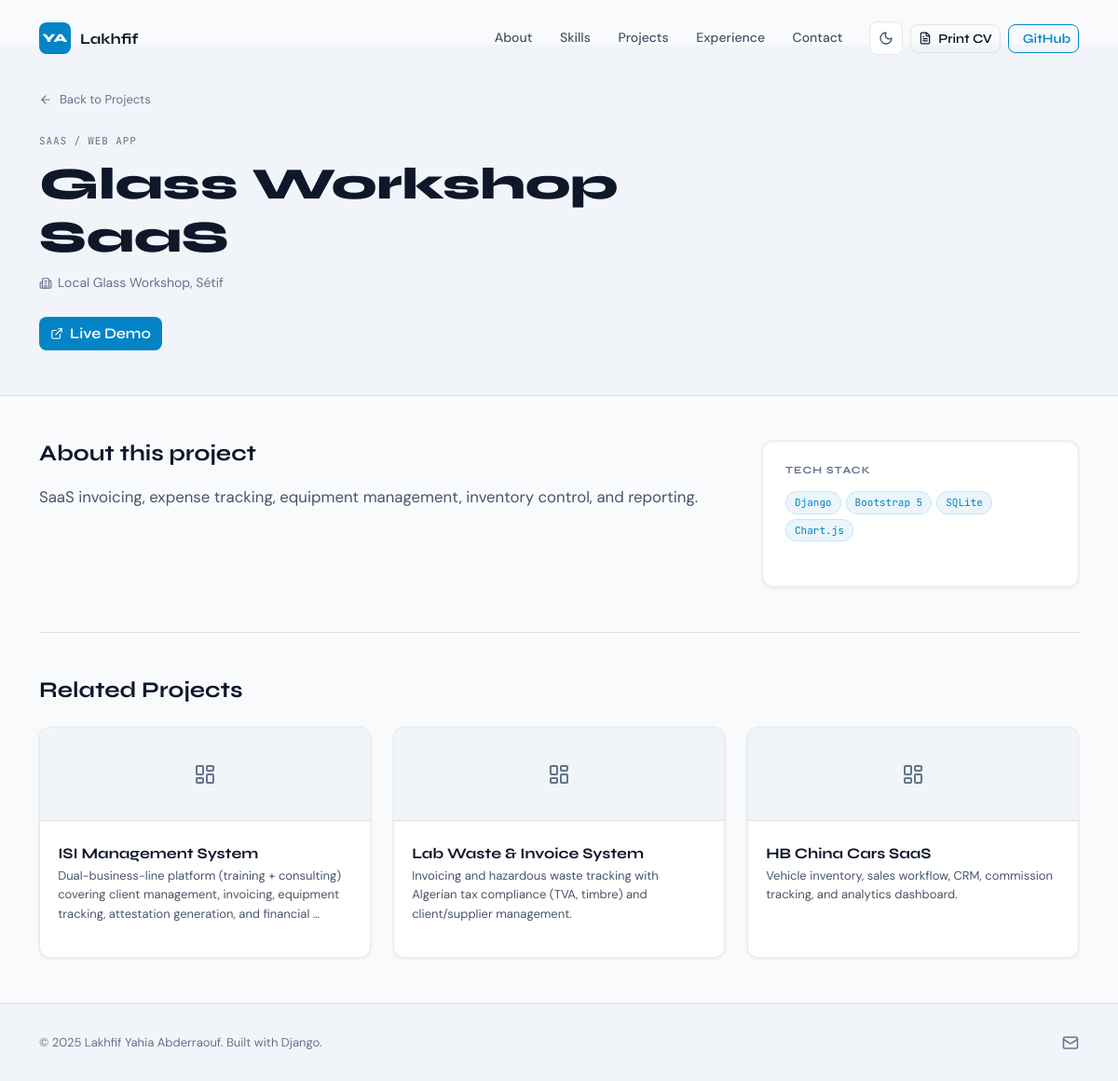
Page /project/glass-workshop-saas/ on the committed database.
### pages/models.py (models this page shows, shortened)
class Project(models.Model):
    CATEGORY_CHOICES = [
        ('saas',      'SaaS / Web App'),
        ('ai',        'AI / ML'),
        ('mobile',    'Mobile'),
        ('desktop',   'Desktop'),
        ('elearning', 'E-Learning'),
        ('other',     'Other'),
    ]
    title       = models.CharField(max_length=200)
    slug        = models.SlugField(unique=True)
    category    = models.CharField(max_length=20, choices=CATEGORY_CHOICES, default='saas')
    client      = models.CharField(max_length=200, blank=True)
    description = models.TextField()
    tech_stack  = models.CharField(max_length=300, help_text='Comma-separated: Django, Bootstrap 5, ...')
    image       = models.ImageField(upload_to='projects/', blank=True, null=True)
    live_url    = models.URLField(blank=True)
    github_url  = models.URLField(blank=True)
    featured    = models.BooleanField(default=False)
    order       = models.PositiveSmallIntegerField(default=0, blank=True)
    created_at  = models.DateTimeField(auto_now_add=True)
    class Meta:
        ordering = ['order', '-created_at']
    def get_tech_list(self):
        return [t.strip() for t in self.tech_stack.split(',') if t.strip()]

class SiteProfile(models.Model):
    full_name   = models.CharField(max_length=200, default='Lakhfif Yahia Abderraouf')
    job_title   = models.CharField(max_length=200, default='Full-Stack Developer · Data Engineer')
    summary     = models.TextField(help_text='Short bio shown on CV and portfolio hero')
    location    = models.CharField(max_length=100, default='Sétif, Algeria')
    avatar      = models.ImageField(upload_to='profile/', blank=True, null=True)
    cv_file     = models.FileField(upload_to='cv/', blank=True, null=True,
                    help_text='Upload your CV as PDF or DOCX for the Download button')
    class Meta:
        verbose_name = 'Site Profile'
        verbose_name_plural = 'Site Profile'
    @classmethod
    def load(cls):
        obj, _ = cls.objects.get_or_create(pk=1, defaults={
            'summary': (
                'Full-Stack Developer and Data Engineer with a Master\'s in Big Data & '
                'Web Technologies (IDTW, Université Sétif 1, July 2024). Delivers production '
                'SaaS platforms across healthcare, automotive, tourism, and education. '
                'Startup Label acquired (Label Projet Innovant). University-level teacher '
                'and clinical IT infrastructure administrator.'
            )
        })
        return obj

### pages/views.py (the view)
# urls.py: path('project/<slug:slug>/', views.project_detail, name='project_detail'),
def project_detail(request, slug):
    project = get_object_or_404(Project, slug=slug)
    related = Project.objects.filter(category=project.category).exclude(pk=project.pk)[:3]
    return render(request, 'pages/project_detail.html', {
        'project': project, 'related': related,
    })

### pages/context_processors.py (called while the page is built)
def portfolio_info(request):
    profile  = SiteProfile.load()
    contacts = ContactLink.objects.all()
    contact_map = {c.link_type: c for c in contacts}
    return {
        'profile':     profile,
        'contacts':    contacts,
        'contact_map': contact_map,
        'owner': {
            'name':     profile.full_name,
            'title':    profile.job_title,
            'location': profile.location,
            'email':    contact_map.get('email', None) and contact_map['email'].label or '',
            'phone':    contact_map.get('phone',  None) and contact_map['phone'].label  or '',
            'github':   contact_map.get('github', None) and contact_map['github'].url   or '',
            'linkedin': contact_map.get('linkedin', None) and contact_map['linkedin'].url or '',
        }
    }

### templates/pages/project_detail.html (shortened to what this page needs)
{% extends 'base.html' %}
{% load static %}
{% block content %}
<div class="detail-hero">
  <div class="container">
    <div class="row align-items-center pt-5 mt-5">
      <div class="col-lg-8">
        <a href="{% url 'pages:home' %}#projects" class="back-link mb-4 d-inline-flex align-items-center gap-2">
          <i data-lucide="arrow-left" width="14" height="14"></i> Back to Projects
        </a>
        <span class="project-category-label mb-2 d-block">{{ project.get_category_display }}</span>
        <h1 class="detail-title">{{ project.title }}</h1>
        {% if project.client %}
        <p class="detail-client">
          <i data-lucide="building-2" width="14" height="14"></i> {{ project.client }}
        </p>
        {% endif %}
        <div class="detail-actions mt-4">
          {% if project.live_url %}
          <a href="{{ project.live_url }}" target="_blank" class="btn btn-accent me-3">
            <i data-lucide="external-link" width="14" height="14"></i> Live Demo
          </a>
          {% endif %}
        </div>
      </div>
    </div>
  </div>
</div>
<div class="container py-5">
  <div class="row g-5">
    <div class="col-lg-8">
      <h4 class="mb-3">About this project</h4>
      <p class="detail-desc">{{ project.description }}</p>
    </div>
    <div class="col-lg-4">
      <div class="detail-sidebar">
        <h6 class="sidebar-heading">Tech Stack</h6>
        <div class="project-tech-tags mb-4">
          {% for tech in project.get_tech_list %}
          <span class="tech-tag">{{ tech }}</span>
          {% endfor %}
        </div>
      </div>
    </div>
  </div>
  {% if related %}
  <hr class="my-5 border-secondary">
  <h4 class="mb-4">Related Projects</h4>
  <div class="row g-4">
    {% for p in related %}
    <div class="col-sm-6 col-lg-4">
      <div class="project-card">
        {% if p.image %}
        <div class="project-img-wrap">
          <img src="{{ p.image.url }}" alt="{{ p.title }}" class="project-img">
        </div>
        {% else %}
        <div class="project-placeholder-img small-placeholder">
          <i data-lucide="layout-dashboard" width="24" height="24"></i>
        </div>
        {% endif %}
        <div class="project-body">
          <h6 class="project-title"><a href="{% url 'pages:project_detail' p.slug %}">{{ p.title }}</a></h6>
          <p class="project-desc">{{ p.description|truncatewords:15 }}</p>
        </div>
      </div>
    </div>
    {% endfor %}
  </div>
  {% endif %}
</div>
{% endblock %}

### templates/base.html (shortened to what this page needs)
{% load static %}
<!DOCTYPE html>
<html lang="en" data-bs-theme="dark">
<head>
  <link href="https://cdn.jsdelivr.net/npm/bootstrap@5.3.3/dist/css/bootstrap.min.css" rel="stylesheet">
  <link rel="stylesheet" href="{% static 'css/style.css' %}">
</head>
<body>
  <nav class="navbar navbar-expand-lg fixed-top" id="mainNav">
    <div class="container">
      <a class="navbar-brand" href="{% url 'pages:home' %}">
        <span class="brand-initials">YA</span>
        <span class="brand-name">Lakhfif</span>
      </a>
      <div class="collapse navbar-collapse" id="navMenu">
        <ul class="navbar-nav ms-auto gap-1">
          <li class="nav-item"><a class="nav-link" href="#about">About</a></li>
          <li class="nav-item"><a class="nav-link" href="#skills">Skills</a></li>
          <li class="nav-item"><a class="nav-link" href="#projects">Projects</a></li>
          <li class="nav-item"><a class="nav-link" href="#experience">Experience</a></li>
          <li class="nav-item"><a class="nav-link" href="#contact">Contact</a></li>
        </ul>
        <button class="theme-toggle ms-3" id="themeToggle" title="Toggle theme">
          <i data-lucide="moon" width="16" height="16" class="icon-moon"></i>
        </button>
        <a href="{% url 'pages:cv_print' %}" target="_blank" class="btn btn-outline-light btn-sm ms-2">
          <i data-lucide="file-text" width="14" height="14"></i> Print CV
        </a>
        <a href="{{ owner.github }}" target="_blank" class="btn btn-outline-accent btn-sm ms-2">
           GitHub
        </a>
      </div>
    </div>
  </nav>
  {% block content %}{% endblock %}
  <footer class="site-footer">
    <div class="container">
      <div class="row align-items-center">
        <div class="col-md-6 text-center text-md-start mb-3 mb-md-0">
          <span class="footer-copy">© 2025 {{ owner.name }}. Built with Django.</span>
        </div>
        <div class="col-md-6 text-center text-md-end">
          <a href="mailto:{{ owner.email }}" class="footer-icon-link" title="Email">
            <i data-lucide="mail" width="18" height="18"></i>
          </a>
        </div>
      </div>
    </div>
  </footer>
</body>
</html>

### rows in the picture
Project: category "SAAS / WEB APP", title "Glass Workshop SaaS", client "Local Glass Workshop, Sétif", description "SaaS invoicing, expense tracking, equipment management, inventory control, and reporting."
Project: title "ISI Management System", description "Dual-business-line platform (training + consulting) covering client management, invoicing, equipment tracking, attestation generation, and financial …"
Project: title "Lab Waste & Invoice System", description "Invoicing and hazardous waste tracking with Algerian tax compliance (TVA, timbre) and client/supplier management."
Project: title "HB China Cars SaaS", description "Vehicle inventory, sales workflow, CRM, commission tracking, and analytics dashboard."
SiteProfile: name "Lakhfif Yahia Abderraouf"

### other values in the picture
{{ tech }} "Django" "Bootstrap 5" "SQLite" "Chart.js"
